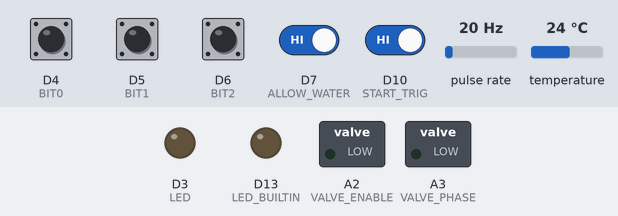
Recording of a sketch running on a simulated Arduino Nano 33 IoT. On the bench: switched loads named in the sketch (green lamp = pin HIGH), output pins drawn as LEDs (lit = HIGH). Wiring (inferred from the names in the program): pulse sensor: data D9. The test bench sets the inputs (shaded band); at power-on: D4 (BIT0), D5 (BIT1), D6 (BIT2), D7 (ALLOW_WATER), D10 (START_TRIG) HIGH, pulse rate 20 Hz, temperature 24 °C. WiFi joins after 1.5 s; servers stay silent unless stated; uploads are accepted with an empty reply; the local clock reads 2024-03-15 10:24:30 at power-on unless the sketch sets it; what the sketch prints to the serial monitor is not drawn.

Above: at 10.2 s.
10.3 s: D7 (ALLOW_WATER) driven LOW and D10 (START_TRIG) driven LOW
At 10.9 s:
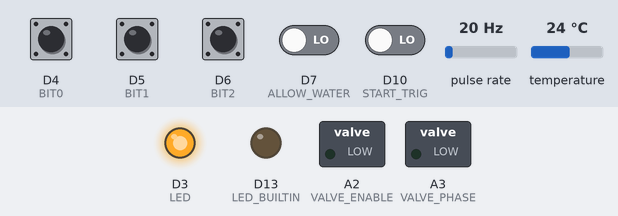
At 12.59 s:
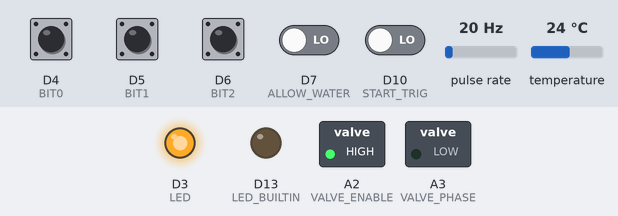
14.9 s: D7 (ALLOW_WATER) driven HIGH
At 18.83 s:
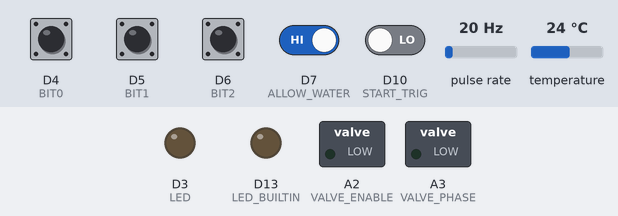
Timing chart, 0 to 21.4 s (numbered marks = the images above; inputs shaded):
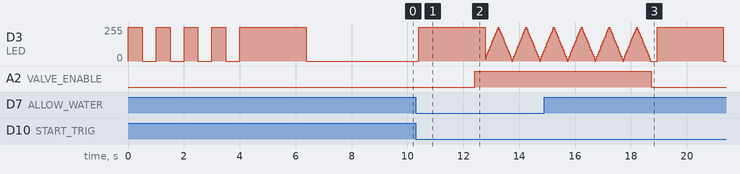

Measured:
- after the input at 14.9 s, A2 (VALVE_ENABLE): HIGH → LOW after 3.8 s

The sketch:

water-control.ino
```cpp
#include "ball_valve.h"
#include "button.h"
#include "epoch_time_t.h"
#include "led.h"
#include "http_reporter.h"
#include "web_log.hpp"
#include "wifi.h"

// Should not wrap, coz 2^32 * 0.00245 = 10.5 million liters
// ... considering max flow being 10L / minute --> 1 million minute --> 1.9 years of non-stop watering
// ... or 45 years of daily watering for 1 hour (winter included)
uint32_t flow_cnt = 0;
uint32_t flow_cnt_last = 0;
//const float flow_cnt_liter_per_edge = 0.00245;
// Use 1/10 fluid ounce (fl oz), ie 1/10 * 28.4 mL
const float flow_cnt_liter_per_edge = 0.00284;

uint32_t start_water_cnt = 0;
uint32_t start_water_cnt_last = 0;

// Wifi report period
const unsigned int sec_report_period = (15 * 60); // TODO 15 min
// local clock of last report, or invalid if previously failed
epoch_time_t last_report_ = -1;
const unsigned int sec_report_period_when_watering = 60;
const unsigned int water_loop_period_sec = 5;

// Hard limit watering duration, 1.5 hour
const int64_t MAX_WATER_DURATION_SEC = 5400;

// delay between loop
const unsigned int millisec_loop_step = (200);

// Twice report period, to avoid missing first watering
// 20 min minimum !
const epoch_time_t water_schedule_margin_sec = max(sec_report_period * 2, 20 * 60);

epoch_time_t next_water_schedule;
epoch_time_t last_water_schedule;

void flow_trig_isr()
{
  flow_cnt ++;
}

button_t button;
epoch_time_sync_t epoch_time_sync;
led_t led(&epoch_time_sync);
web_log_t web_log;
ball_valve_t ball_valve;
wifi_t wifi;
http_reporter_t reporter;

// Command received by server
http_reporter_t::command_t server_cmd;

// Log tp serial/usb
#define LOG(X) ({ \
  Serial.print(epoch_time_sync.now_as_string()); \
  Serial.print(" - "); \
  Serial.print(X); \
})

// Log with a timestamp to web server. Send unix time as hex string
#define WEB_LOG(STR) ({ \
  epoch_time_t now = epoch_time_sync.now(); \
  web_log.append(String((uint32_t)(now >> 32), HEX)); \
  web_log.append(String((uint32_t)(now & 0xffffffff), HEX) + " "); \
  web_log.append(STR); \
  web_log.commit(); \
})

void setup()
{
  // debug
  Serial.begin(115200);
  Serial.println("--");
  Serial.println("-- setup");

  pinMode(FLOW_TRIG, INPUT_PULLUP);
  attachInterrupt(
    digitalPinToInterrupt(FLOW_TRIG), flow_trig_isr, FALLING
  );

  epoch_time_sync.init();
  button.init();
  led.init();
  ball_valve.init();

  // Suspecting low power sleep to make USB serial unstable !!!
  // |--> confirm later, use normal delay/interrupt for now

  // blink
  led.blink(3, 1000, 50);

  // Debug
  pinMode(LED_BUILTIN, OUTPUT);

  // Avoid false positive on startup
  // (only happens when plug/unplug, not when using arduino reset button)
  button.reset_start_water_push();

  Serial.println("--");
  Serial.println("-- setup END");

  WEB_LOG("Setup END");
}


/**
 * @warning Expects Wifi to be connected !
*/
report_status sync_with_server(bool allow_clock_adjust)
{
  report_status rs = report_status::FAILURE;

  // Compute water since last successful report
  int32_t flow_cnt_tmp = flow_cnt;
  float water_liter = (float)(flow_cnt_tmp - flow_cnt_last) * flow_cnt_liter_per_edge;

  http_reporter_t::command_t cmd = reporter.report(
    water_liter,
    0,
    next_water_schedule,
    server_cmd.enabled,
    last_water_schedule,
    ball_valve.is_on(),
    epoch_time_sync.uptime_sec(),
    wifi.rssi_dbm(),
    epoch_time_sync.rtc_temp_celsius(),
    &web_log
  );

  if (cmd.is_valid)
  {
    // report was succesful, reset flow cnt last
    flow_cnt_last = flow_cnt_tmp;

    if (allow_clock_adjust)
    {
      int offset_applied = epoch_time_sync.set_now(cmd.sec_since_epoch);
      if (offset_applied != 0)
      {
        WEB_LOG(String("Adjusted RTC clock by ") + offset_applied + String(" seconds"));
      }
    }

    if (server_cmd == cmd)
    {
      //Serial.println("--> Ignore server command, already known");
      rs = report_status::CMD_ALREADY_KOWN;
    }
    else
    {
      server_cmd = cmd;
      LOG("--> Apply server command");
      Serial.println("");
      WEB_LOG("Apply new schedule from server");
      // A config has been received from server
      // ensure next scheduled water is in the future
      next_water_schedule = server_cmd.start_time_sec_since_epoch;
      while(next_water_schedule < epoch_time_sync.now() - water_schedule_margin_sec)
      {
        next_water_schedule += server_cmd.period_day * 24 * 60 * 60;
      }
      Serial.print("    Next watering at ");
      Serial.println(next_water_schedule);
      Serial.print("    happening in sec: ");
      Serial.println(next_water_schedule - epoch_time_sync.now());
      rs = report_status::CMD_APPLIED;
    }
  }
  return rs;
}

void water_for_duration(int32_t duration_sec, bool is_manual_triggered)
{
  if (duration_sec > MAX_WATER_DURATION_SEC)
  {
    duration_sec = MAX_WATER_DURATION_SEC;
  }

  epoch_time_t deadline = epoch_time_sync.now() + duration_sec;

  LOG(" >> Water NOW << duration minutes: ");
  Serial.println((float)duration_sec / 60.0);
  String manual_suffix = "";
  if (is_manual_triggered)
  {
    manual_suffix = " (manual trigger)";
  }
  WEB_LOG(String(">> Water for ") + (int)(((float)duration_sec / 60.0) + 0.5) + String(" minutes") + manual_suffix);
  //digitalWrite(LED_BUILTIN, HIGH);

  ball_valve.water_on();

  // Report on first iteration
  epoch_time_t http_report_deadline = epoch_time_sync.now();

  // Report as long as it is watering
  // ... and check if config get changed
  while(epoch_time_sync.now() < deadline)
  {
    // Cancel if button is off
    if (button.allow_water() == false)
    {
      LOG("Cancel watering, by order of button");
      Serial.println("");
      WEB_LOG("Cancel watering, by order of button");
      break;
    }
    if (wifi.is_connected() && epoch_time_sync.now() >= http_report_deadline)
    {
      // HTTP report
      led.on();
      report_status rs = sync_with_server(false);
      // manual triger ignores water schedule enable/disable
      if ( !is_manual_triggered && rs == report_status::CMD_APPLIED)
      {
        // Check enabled only to interrupt the loop
        // other config were applied in sync_with_server()
        if (server_cmd.enabled == false)
        {
          LOG("Cancel scheduled watering, by order of server");
          Serial.println("");
          WEB_LOG("Cancel scheduled watering, by order of server");
          break;
        }
      }
      http_report_deadline = epoch_time_sync.now() + sec_report_period_when_watering;
      led.off();
    }
    // fade also means delay
    led.fade(water_loop_period_sec, 1000);
  }

  ball_valve.water_off();

  LOG(" >> STOP Water <<");
  Serial.println("");
}


void loop()
{
  //// HTTP report ////
  // Send status and get config including epoch time sync and watering schedule
  if (last_report_ < 0 || (epoch_time_sync.now() - last_report_ > sec_report_period))
  {
    // Report via wifi
    led.on();
    if (wifi.connect())
    {
      report_status rs = sync_with_server(true);
      if (CMD_APPLIED == rs)
      {
        // Sync with success
        // received a new config, re-report to update status
        sync_with_server(true);
      }
      else if (FAILURE == rs)
      {
        // Also update timestamp, to avoid fast re-try
        // ... which may happen if server or net is down
        LOG("[!] Failed periodic sync with server !!");
      }
      last_report_ = epoch_time_sync.now();
    }
    // Regardless of success or not, turn off Wifi
    wifi.end();
    led.off();
  }

  //// Water schedule ////
  if (server_cmd.is_valid)
  {
    // Perfom scheduled watering
    // If water isn't allowed/enabled still do update next watering coz it has passed
    if (epoch_time_sync.now() > next_water_schedule)
    {
      led.on();
      wifi.connect();
      if (button.allow_water() && server_cmd.enabled)
      {
        water_for_duration(server_cmd.duration_minute * 60, false);
      }
      else
      {
        // First arg should be String, so other operands can be auto-cast to String
        WEB_LOG(String("Scheduled water skipped button:") + button.allow_water() + " web enabled:" + server_cmd.enabled);
      }

      // Re-schedule
      // ... but not if it has been re-scheduled by wifi config already
      // ... meaning next schedule is not already set in future
      if (epoch_time_sync.now() > next_water_schedule)
      {
        last_water_schedule = next_water_schedule;
        next_water_schedule += server_cmd.period_day * 24 * 60 * 60;
        LOG("Next watering at ");
        Serial.println(next_water_schedule);
        Serial.print("  happening in sec: ");
        Serial.println(next_water_schedule - epoch_time_sync.now());
        WEB_LOG("Re-schedule next water");
      }
      // report to update status
      if (wifi.is_connected())
      {
        sync_with_server(false);
      }
      // Regardless success or not, need to turn off Wifi
      wifi.end();
      led.off();
    }
  }

  if (button.start_water_was_pushed())
  {
    if (button.bit_value() == 0)
    {
      // trigger report to HTTP server on next iteration
      LOG("-- Manual trigger HTTP report");
      last_report_ = -1;
    }
    else
    {
      LOG("-- Manual trigger water");
      // check button on/off
      if (button.allow_water())
      {
        led.on();
        wifi.connect();

        // multiple of 15 minutes
        uint32_t duration_sec = button.bit_value() * 15 * 60;
        water_for_duration(duration_sec, true);

        // trigger report to HTTP server on next iteration
        last_report_ = -1;

        wifi.end();
        led.off();
      }
      else
      {
        // First arg should be String, so other operands can be auto-cast to String
        WEB_LOG(String("Manual water skipped button:") + button.allow_water());
      }
    }
    button.reset_start_water_push();
  }

  delay(millisec_loop_step);
}
```

ball_valve.h
```cpp
#pragma once

#include "pin.h"

// Set Driver phase, WARNING RISK of inverse polarity !!
// Looking at arduibox, left is GND, right is +15V
// Note: Been seeing some strange behavior with polarity/phase
//       as if polarity was stuck regardless of phase
//       But then it was opposite than what was measured without load
//       |--> could it be that proper measure need load ?
#define BALL_VALVE_POLARITY LOW

#define BALL_VALVE_ON HIGH
#define BALL_VALVE_OFF LOW

/**
* Controle DRV8874 Single Brushed DC Motor Driver Carrier
* Which is used as a driver a ball valve
* mini board : https://www.pololu.com/product/4035
* It uses 2 PIN to control
* Enable | Phase | OUT1 | OUT2 |
* ------------------------------
*    0   |   X   |   L  |  L   |
* ------------------------------
*    1   |   1   |   H  |  L   |
* ------------------------------
*    1   |   0   |   L  |  H   |
* ------------------------------
* Ball valves is closed by default
* It opens when applying DC 9-24V
* and remains open until DC is removed
* @WARNING WRONG PHASE means REVERSE POLARITY !!
*/
struct ball_valve_t
{
  /**
   * @param flow_cnt_ptr pointer to flow pulse counter, to check that water flows or not
  */
  void init()
  {
    pinMode(VALVE_ENABLE, OUTPUT);
    digitalWrite(VALVE_ENABLE, BALL_VALVE_OFF);
    pinMode(VALVE_PHASE, OUTPUT);
    digitalWrite(VALVE_PHASE, BALL_VALVE_POLARITY);
  }

  void water_on()
  {
    // phase is fixed, coz we want fixed polarity
    digitalWrite(VALVE_PHASE, BALL_VALVE_POLARITY);
    digitalWrite(VALVE_ENABLE, BALL_VALVE_ON);
    is_on_ = true;
  }

  bool water_off()
  {
    // phase is fixed, coz we want fixed polarity
    digitalWrite(VALVE_PHASE, BALL_VALVE_POLARITY);
    digitalWrite(VALVE_ENABLE, BALL_VALVE_OFF);
    is_on_ = false;
  }

  bool is_on() const
  {
    return is_on_;
  }

private:
  bool is_on_{false};
};
```

button.h
```cpp
#pragma once

#include "pin.h"

volatile bool start_water;

static void start_water_isr()
{
  start_water = true;
}

struct button_t
{
  void init()
  {
    // buttons
    pinMode(BIT0, INPUT_PULLUP);
    pinMode(BIT1, INPUT_PULLUP);
    pinMode(BIT2, INPUT_PULLUP);
    pinMode(ALLOW_WATER, INPUT_PULLUP);
    // to start watering of length bit_value() * 15min
    start_water = false;
    pinMode(START_TRIG, INPUT_PULLUP);
    attachInterrupt(
      digitalPinToInterrupt(START_TRIG), start_water_isr, FALLING
    );
  }

  /** @return the value coded in 3 bit */
  int bit_value()
  {
    int b0 = digitalRead(BIT0) == LOW;
    int b1 = digitalRead(BIT1) == LOW;
    int b2 = digitalRead(BIT2) == HIGH;
    return b2 * 4 + b1 * 2 + b0;
  }

  bool allow_water()
  {
    return digitalRead(ALLOW_WATER) == LOW;
  }

  bool start_water_was_pushed()
  {
    if (start_water)
    {
      start_water = false;
      return true;
    }
    // else
    return false;
  }

  void reset_start_water_push()
  {
    start_water = false;
  }

  void debug_read()
  {
    Serial.print("debug button ");
    Serial.print(digitalRead(BIT0));
    Serial.print(" ");
    Serial.print(digitalRead(BIT1));
    Serial.print(" ");
    Serial.print(digitalRead(BIT2));
    Serial.print(" ");
    Serial.print(digitalRead(ALLOW_WATER));
    Serial.println("");
  }
};
```

epoch_time_t.cpp
```cpp
#include <Arduino.h>

#include "epoch_time_t.h"

//---- local_clock_t

int64_t local_clock_t::wrap_cnt_ = 0;
int64_t local_clock_t::last_millis_value_;

// Tested with 0x1ffff and len 17 --> wraps every 130 sec
#define WRAP_MASK 0xffffffff
#define WRAP_BIT_LEN 32

local_clock_t local_clock_t::now()
{
  local_clock_t l;
  // wrap mask here to be able to test wrap logic with less bit
  l.value_ = (int64_t)millis() & WRAP_MASK;

  if (l.value_ < last_millis_value_)
  {
    wrap_cnt_ += 1;
    Serial.println("---- WRAP detected");
  }
  last_millis_value_ = l.value_;
  l.value_ = (wrap_cnt_ << WRAP_BIT_LEN) | l.value_;

  return l;
}

int32_t local_clock_t::operator-(const local_clock_t &rhe) const
{
  return this->value_ - rhe.value_;
}

 local_clock_t& local_clock_t::operator+=(local_clock_t const &other)
{
  value_ += other.value_;
  return *this;
}

bool local_clock_t::operator<(local_clock_t const &rhe) const
{
  return *this < rhe;
}
bool local_clock_t::operator>(local_clock_t const &rhe) const
{
  return *this > rhe;
}
bool local_clock_t::operator==(local_clock_t const &rhe) const
{
  return *this  == rhe;
}


//---- epoch_time_sync_t

void epoch_time_sync_t::init()
{
  rtc_.begin();
  start_time_ = now();
}

epoch_time_t epoch_time_sync_t::now()
{
  return rtc_.now().unixtime();
}

String epoch_time_sync_t::now_as_string()
{
  char buf2[] = "YY%2FMM%2FDD hh:mm:ss";
  return rtc_.now().toString(buf2);
}

int epoch_time_sync_t::set_now(epoch_time_t t)
{
  epoch_time_t rtc_now = now();
  // calculate offset
  int offset = rtc_now - t;
  if (abs(offset) > MAX_SERVER_RTC_OFFSET_SEC)
  {
    Serial.print("RTC to Server sec offset over threshold: ");
    Serial.println(offset);
    Serial.println("  |--> Adjust RTC !!");
    rtc_.adjust(DateTime(t));
    return offset;
  }
  return 0;
}

uint32_t epoch_time_sync_t::uptime_sec()
{
  return now() - start_time_;
}

float epoch_time_sync_t::rtc_temp_celsius()
{
  return rtc_.getTemperature();
}
```

epoch_time_t.h
```cpp
#pragma once

#include "RTClib.h"


/**
 * Local clock derived from millis()
 * @warning Logic is in milliseconds !
 * @warning DRIFTS a lot ! Found 10% to 30%
 * Does arythmetic that handle uint32_t counter wrap (every 50 days)
*/
struct local_clock_t
{
  local_clock_t() :
    value_(-1)
  {}

  bool is_valid() const
  {
    return value_ != -1;
  }

  static local_clock_t now();

  // Const durations
  static int32_t seconds(unsigned int s)
  {
    return (int32_t)(s * 1000);
  }

  int32_t operator-(const local_clock_t &rhe) const;

  local_clock_t& operator+=(local_clock_t const &other);

  bool operator<(local_clock_t const &rhe) const;
  bool operator>(local_clock_t const &rhe) const;
  bool operator==(local_clock_t const &rhe) const;

  operator int() const
  {
    return value_;
  }

private:
  /** As returned by millis() */
  int64_t value_;

  /**
   * Count millis() wraps, assuming epoch_time_sync_t::now()
   * is called more than twice every 49 days
   */
  static int64_t wrap_cnt_;

  /** To detect millis() wraps */
  static int64_t last_millis_value_;
};


/** Seconds since epoch */
typedef int64_t epoch_time_t;


/**
 * Keep a counter of second since epoch
 * @warning Logic is in seconds !
 * Use RTC to be steady, get epoch time from server
 * Adjust RTC if error > 30 sec
*/
struct epoch_time_sync_t
{
  void init();

  /**
   * @return the current time as seconds since epoch, 01/01/1970
   */
  epoch_time_t now();

  String now_as_string();

  /**
   * @param t msec since epoch, 01/01/1970
   * Called whit time received from server
   * Adjust RTC clock if above threshold
   * @return offset applied in seconds
   */
  int set_now(epoch_time_t t);

  uint32_t uptime_sec();

  float rtc_temp_celsius();

private:

  static const int MAX_SERVER_RTC_OFFSET_SEC = 30;

  RTC_DS3231 rtc_;

  epoch_time_t start_time_;
};
```

led.h
```cpp
#pragma once

#include "pin.h"
#include "epoch_time_t.h"

struct led_t
{
  led_t(epoch_time_sync_t* epoch_time_sync)
    : epoch_time_sync_(epoch_time_sync)
  {}

  void init()
  {
    pinMode(LED, OUTPUT);
    on();
  }

  void on()
  {
    analogWrite(LED, 255);
    is_on_ = true;
  }

  void off()
  {
    analogWrite(LED, 0);
    is_on_ = false;
  }

  bool is_on()
  {
    return is_on_;
  }

  void blink(uint32_t duration_sec, uint32_t period_msec, uint8_t dutty_cycle=50)
  {
    epoch_time_t start = epoch_time_sync_->now();
    while(epoch_time_sync_->now() - start <= duration_sec)
    {
      on();
      delay(period_msec * dutty_cycle / 100);
      off();
      delay(period_msec * (100 - dutty_cycle) / 100);
    }
  }

  void fade(uint32_t duration_sec, uint32_t period_msec)
  {
    epoch_time_t start = epoch_time_sync_->now();
    while(epoch_time_sync_->now() - start <= duration_sec)
    {
      for (int i=1; i<=15; i++)
      {
        analogWrite(LED, i*255/15);
        delay((period_msec)/30);
      }
      for (int i=1; i<=15; i++)
      {
        analogWrite(LED, (15-i)*255/15);
        delay((period_msec)/30);
      }
    }
  }

private:
  volatile bool is_on_;
  epoch_time_sync_t* epoch_time_sync_;
};
```

Source omitted: http_reporter.h (4999 bytes), pin.h (578 bytes), web_log.hpp (2001 bytes), wifi.h (2453 bytes)
